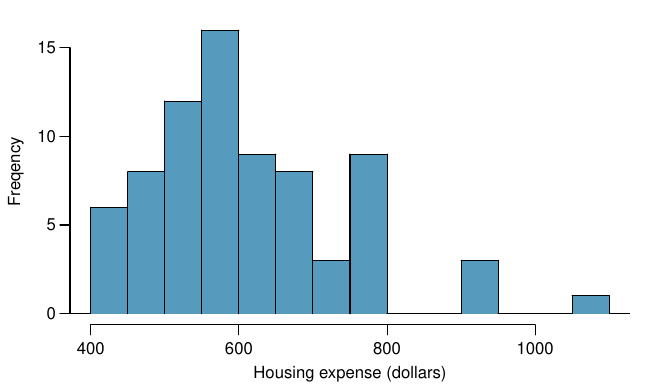

The script that saved this image:
library(openintro)
data(COL)
set.seed(2)
x <- c(rnorm(65, 596, 100), exp(rnorm(10, log(500), 1.8)))
x[x < 400] <- rnorm(sum(x < 400), 500, 50)
x[x < 900 & x > 800] <- x[x < 900 & x > 800] + 100
t.test(x, mu=650)
mean(x)
sd(x)
length(x)

pdf('communityCollegeClaimedHousingExpenseDistribution.pdf', 5*1.3, 3*1.3)
par(mar=c(3.2, 3.5, 1, 1), las=1, mgp=c(1.9, 0.7, 0))
histPlot(x, breaks=10, xlab='Housing expense (dollars)', ylab='', col=COL[1], axes=FALSE)
axis(1, at=seq(400, 1000, 200))
axis(2, at=seq(0, 15, 5))
mtext('Freqency', side=2, line=2.3, las=0)
dev.off()

#hist((x-mean(x))/sd(x))

ccHousing <- x
#save(ccHousing, file="ccHousing.rda")

